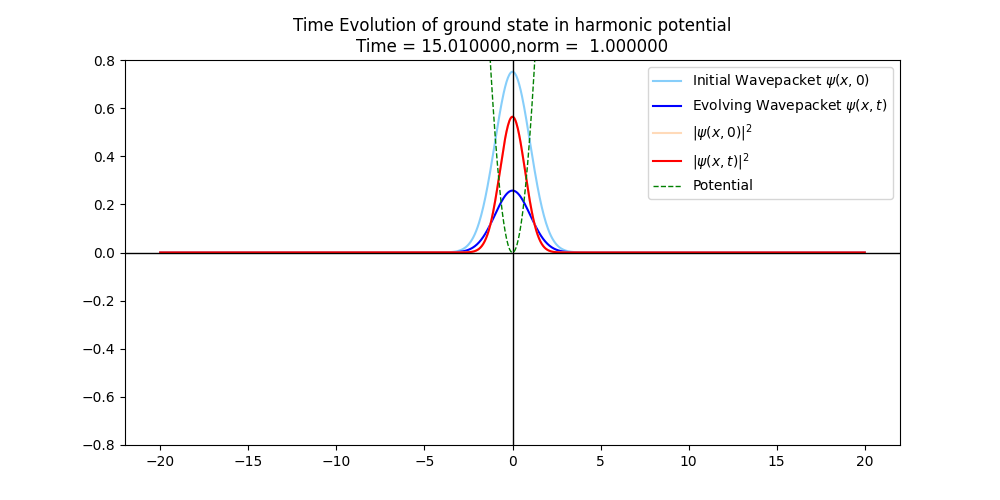

Recreate this plot in Python.
#Solution of TDSE for a ground state wavefunction in harmonic potential using FTCS Crank Nicolson Method
#Taking average of 2nd order in space of both implicit and explicit method to preserve norm 

#>psi[x][t+1]=psi[x][t]+0.5*(i*dt/dx**2)*(psi[x+1][t]-2psi[x][t]+psi[x-1][t])-i*V[x][t]*dt*psi[x][t]
#>psi[x][t+1]=mu*psi[x+1][t]+(1-2*mu-i*dt*V[x][t])*psi[x][t]+mu*psi[x-1][t]
#>where mu=0.5*i*dt/dx**2

#This algorithm preserves stability, accuracy and unitarity 

import numpy as np
import matplotlib.pyplot as plt
from scipy.integrate import simpson

#Parameters
L=40            #length of the box
N=1000          #Discretized spatial points
dt=0.01         #Time step (Neumann Stability Condition)
t=0             #Initial time
tf=15           #Final time

#Initial condition
xs,dx=np.linspace(-L/2,L/2,N,retstep=True)
mu=dt/dx**2*(0.+1.j)/2

omega=1.0       #angular frequency of the harmonic oscillator
prefactor=(omega/np.pi)**0.25
us=prefactor*np.exp(-0.5*omega*xs**2)
us=us.astype(complex)

Norm_initial=simpson(np.abs(us)**2,x=xs)
print('The initial norm of the wavefunction is :',Norm_initial)

#Applied potential
Vs=omega**2*xs[1:-1]**2/2    #Only taking inside points which will be updated by M matrix.                              

#Seting Matrix
A1=np.eye(N-2)*(1-mu)+np.diag(-1.j*dt/2*Vs)+mu/2*np.eye(N-2,k=1)+mu/2*np.eye(N-2,k=-1)
A2=np.eye(N-2)*(1+mu)+np.diag(1.j*dt/2*Vs)-mu/2*np.eye(N-2,k=1)-mu/2*np.eye(N-2,k=-1)
B=np.dot(np.linalg.inv(A2),A1)

#Dynamic Plotting
plt.figure(figsize=(10,5))

plt.plot(xs,us,color='lightskyblue',label=r'Initial Wavepacket $\psi(x,0)$')
line1,=plt.plot(xs,us,color='blue',label=r'Evolving Wavepacket $\psi(x,t)$')       #Unpacking from list

plt.plot(xs,np.abs(us)**2,color='peachpuff',label=r'$|\psi(x,0)|^2$')
line2,=plt.plot(xs,np.abs(us)**2,color='red',label=r'$|\psi(x,t)|^2$')             #Unpacking from list

plt.axvline(x=0,color='black',lw=1)
plt.axhline(y=0,color='black',lw=1)
plt.plot(xs[1:-1],Vs,'--',color='green',lw=1,label='Potential')

plt.ylim(-0.8,0.8)
plt.legend()

while t<tf:
    us[1:-1]=np.dot(B,us[1:-1])            #Solution matrix generated over space in a given time slice (except end points) which is being updated with next time slices
    t+=dt
    line1.set_ydata(np.real(us))
    line2.set_ydata(np.abs(us)**2)
    plt.title('Time Evolution of ground state in harmonic potential\n'+r'Time =%10.6f,norm =%10.6f'%(t,simpson(np.abs(us)**2,x=xs)))
    plt.pause(0.000001)

plt.savefig('/home/tux_blue/Documents/GitHub/Computational-Physics-UG/Application to some physics problems/Scrodinger Equation/TDSE/Harmonic_GS_CN-Method.png')    
plt.show()

#Conservation of norm
Norm_final=simpson(np.abs(us)**2,x=xs)
print('The final norm of the wavefunction is :',Norm_final)

if round(Norm_initial/Norm_final)==1:
    print('The Norm is preserved')
else:
    print('Norm is not preserved')
